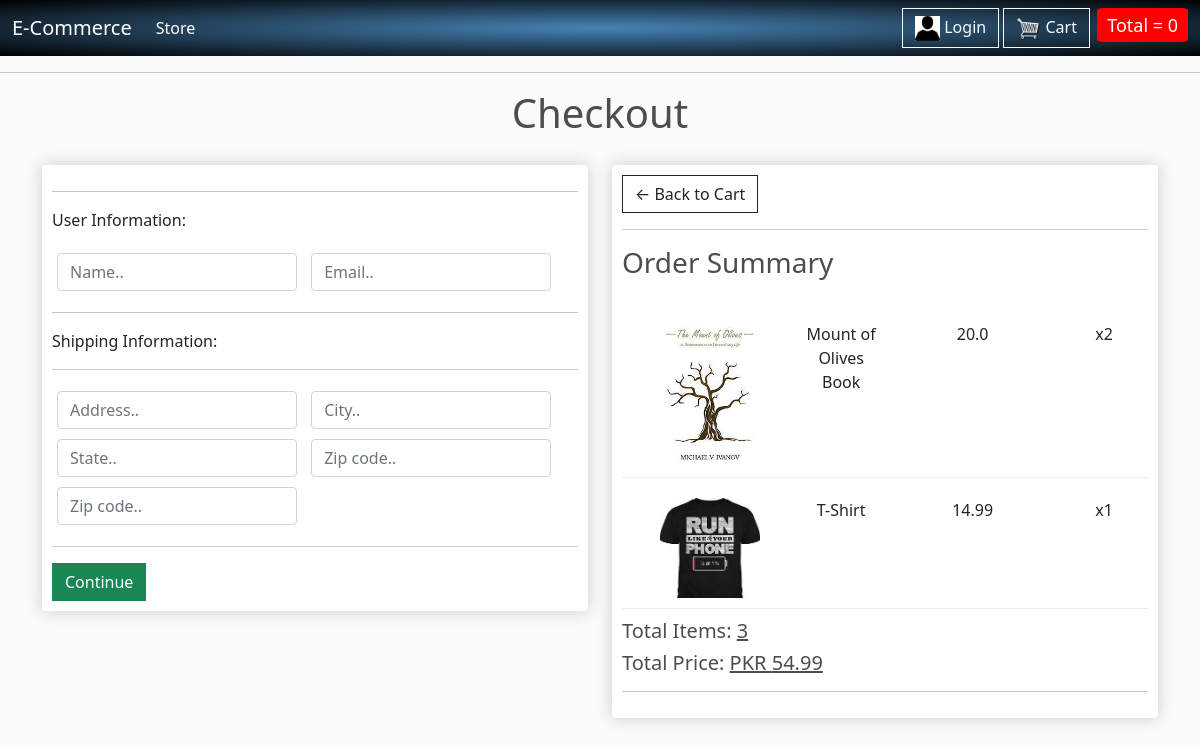
Screenshot of /checkout/ (signed in) with the database file from the repository.
### store/models.py (models this page shows, shortened)
class OrderItem(models.Model):
    product = models.ForeignKey(Product, on_delete=models.SET_NULL, null=True, blank=True)
    order = models.ForeignKey(Order, on_delete=models.SET_NULL, null=True, blank=True)
    quantity = models.IntegerField(default=0, null=True, blank=True)
    date_ordered = models.DateTimeField(auto_now_add=True)
    @property
    def get_total(self):
        total = self.product.price * self.quantity
        return total

class Product(models.Model):
    name = models.CharField(max_length=200, null=True)
    price = models.FloatField(max_length=6)
    digital = models.BooleanField(default=False, null=True, blank=True)
    image = models.ImageField(null=True, blank=True)  # After adding this, go to settings.py to MEDIA_ROUTE
    @property
    def imageURL(self):
        try:
            url = self.image.url
        except:
            url = ''
        return url      # Now update the img in store.html from product.image.url to product.imageURL

class Order(models.Model):
    customer = models.ForeignKey(Customer, on_delete=models.SET_NULL, null=True, blank=True)
    date_ordered = models.DateTimeField(auto_now_add=True)
    complete = models.BooleanField(default=False)
    transaction_id = models.CharField(max_length=100, null=True)
    @property
    def get_cart_total(self):
        orderItems = self.orderitem_set.all()
        total = sum([item.get_total for item in orderItems])
        return total
    @property
    def get_cart_items(self):
        orderItems = self.orderitem_set.all()
        total = sum([item.quantity for item in orderItems])
        return total

### store/views.py (the view)
# urls.py: path('checkout/', views.checkout, name = "checkout"),
def checkout(request):
    if request.user.is_authenticated:
        customer = request.user.customer
        order, created = Order.objects.get_or_create(customer, complete=False)  # get_or_create() => Queries an obj with certain val, if it doesn't exist, it creates it
        items = order.orderitem_set.all() # Getting All the orderitems that have a certain order as parent | we can query child obj by setting the parent val & then the child obj with all lowercase values
    else:
        items = []
        order = {'get_cart_total': 0,'get_cart_items': 0}
    context = {'items': items, 'order': order}
    return render(request, 'store/checkout.html', context)

### store/templates/store/checkout.html (shortened to what this page needs)
{% extends 'store/main.html' %}
{% load static %}
{% block content %}
<h1 style="text-align:center; padding-bottom:10px;">Checkout</h1>
<div class="row">
    <div class="col-lg-6">
        <div class="box-element" id="form-wrapper">
            <form id="form">
                <div id="user-info">
                    <hr>
                    <p>User Information:</p>
                    <div class="form-field">
                        <input required class="form-control" type="text" name="name" placeholder="Name..">
                    </div>
                    <div class="form-field">
                        <input required class="form-control" type="email" name="email" placeholder="Email..">
                    </div>
                </div>
                <div id="shopping-info">
                    <hr>
                    <p>Shipping Information:</p>
                    <hr>
                    <div class="form-field">
                        <input class="form-control" type="text" name="address" placeholder="Address..">
                    </div>
                    <div class="form-field">
                        <input class="form-control" type="text" name="city" placeholder="City..">
                    </div>
                    <div class="form-field">
                        <input class="form-control" type="text" name="state" placeholder="State..">
                    </div>
                    <div class="form-field">
                        <input class="form-control" type="text" name="zipcode" placeholder="Zip code..">
                    </div>
                    <div class="form-field">
                        <input class="form-control" type="text" name="country" placeholder="Zip code..">
                    </div>
                    <hr>
                    <input id="form-button" class="btn btn-success btn-block" type="submit" value="Continue">
                </div>
            </form>
        </div>
    </div>
    <br> <br>
    <div class="col-lg-6">
        <div class="box-element">
            <a class="btn btn-outline-dark" href="{% url 'cart' %}">&#x2190; Back to Cart </a>
            <hr>
            <h3> Order Summary </h3><br>
            {% for item in items %}
            <div class="cart-row">
                <div style="flex:2"><img class="row-image" src="{{item.product.imageURL}}"></div>
                <div style="flex:1"><p> {{item.product.name}} </p></div>
                <div style="flex:2"><p> {{item.product.price}} </p></div>
                <div style="flex:1"><p> x{{item.quantity}} </p></div>
            </div>
            {% endfor %}
            <h5> Total Items: <u> {{order.get_cart_items}} </u></h5>
            <h5> Total Price: <u> PKR {{order.get_cart_total|floatformat:2}} </u></h5>
            <hr>
        </div>
    </div>
</div>
{% endblock content %}

### static/css/main.css (style rules this page uses)
body { background-color: hsl(0, 0%, 98%);*/ }
h1,h2,h3,h4,h5,h6 { color:hsl(0, 0%, 30%); }
.box-element { box-shadow:hsl(0, 0%, 80%) 0 0 16px; background-color: #fff; border-radius: 4px; padding: 10px; }
.col-lg-4, .col-lg-6, .col-lg-8, .col-lg-12 { margin-top: 10px; }
.btn { border-radius: 0; }
.row-image { width: 100px; }
.form-field { width:250px; display: inline-block; padding: 5px; }
.cart-row { display: flex; padding-top:10px; align-items: flex-stretch; padding-bottom: 10px; margin-bottom: 10px; border-bottom: 1px solid #ececec; text-align:center; }

### rows the page displays
OrderItem: product.imageURL (picture), product.name "Mount of Olives Book", product.price "20.0", quantity "2"
OrderItem: product.imageURL (picture), product.name "T-Shirt", product.price "14.99", quantity "1"
Order: get_cart_items "3", get_cart_total "54.99"
